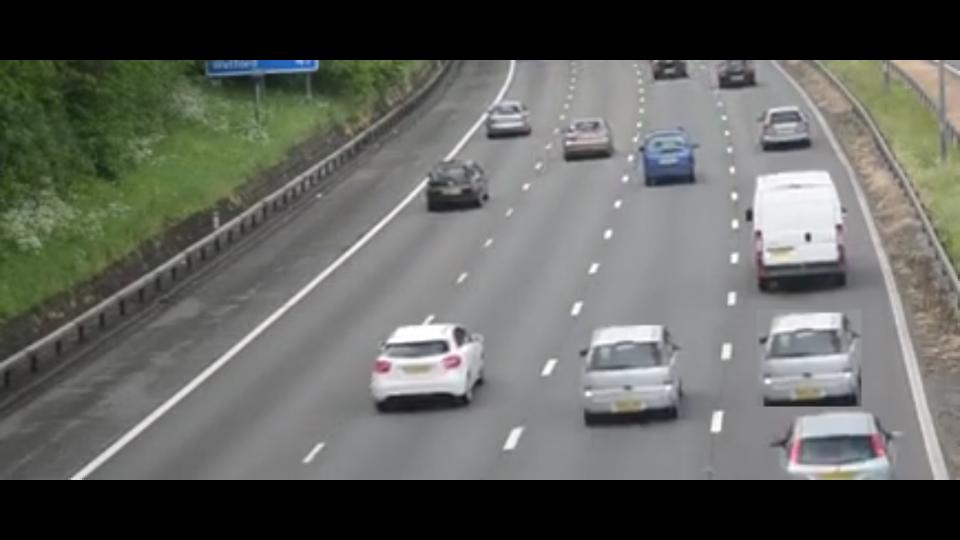
#> input picture Side_4+1.png, 1920 x 1080 px, given in place of Side_4.png, which was not available (shown at 1/2 size)
$ python Basic_processing_tech_final_code.py
#> lines starting #> are read from the running program, lines starting #| are printed output that depends on the picture; after the words box and inside, x2 and y2 are one past the last pixel; in counts of white or black regions, pixels touching at a corner belong together; pictures that were not available may be replaced by others from this repository, and a replacement may not be noted
# -*- coding: utf-8 -*-
"""
Created on Mon Jul  1 03:16:49 2019

@author: Baazigar
"""

import cv2
import numpy as np
import imutils

def main():
    path = "C:\\Users\\Baazigar\\Desktop\\Images for project\\"
    imgpath1 =  path + "Side_4.png"
    imgpath2 =  path + "Side_4+9.png"
    print (imgpath2)
    img1 = cv2.imread(imgpath1, 1)
#> img1 is the input picture: shape (1080, 1920, 3); mean B, G, R 95.1, 99.9, 97.8
    img2 = cv2.imread(imgpath2, 1)
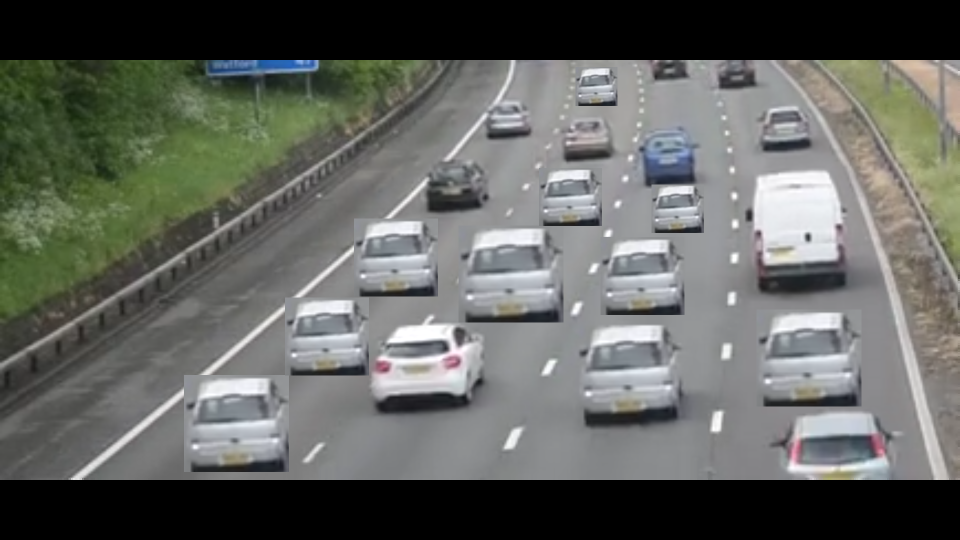
#> input picture Side_4+9.png, 1920 x 1080 px, found by its file name (shown at 1/2 size)
#> img2 is the input picture: shape (1080, 1920, 3); mean B, G, R 96.4, 100.9, 98.6
    img1 = cv2.resize(img1,(512,512))
#> img1: shape (512, 512, 3)
    img2 = cv2.resize(img2,(512,512))
#> img2: shape (512, 512, 3)

    cv2.imshow("cars",img2)
    cv2.waitKey(0)

    img1 = cv2.cvtColor(img1, cv2.COLOR_BGR2GRAY)
#> img1: shape (512, 512)
    img2 = cv2.cvtColor(img2, cv2.COLOR_BGR2GRAY)
#> img2: shape (512, 512)
    cv2.imshow("ref",img1)
    cv2.waitKey(0)
    cv2.imshow("cars",img2)
    cv2.waitKey(0)

    img1 = cv2.GaussianBlur(img1,(7,7),0) #removes gaussian noise
    img2 = cv2.GaussianBlur(img2,(7,7),0)
    cv2.imshow("ref",img1)
    cv2.waitKey(0)
    cv2.imshow("cars",img2)
    cv2.waitKey(0)

    img1 = cv2.medianBlur(img1,3)
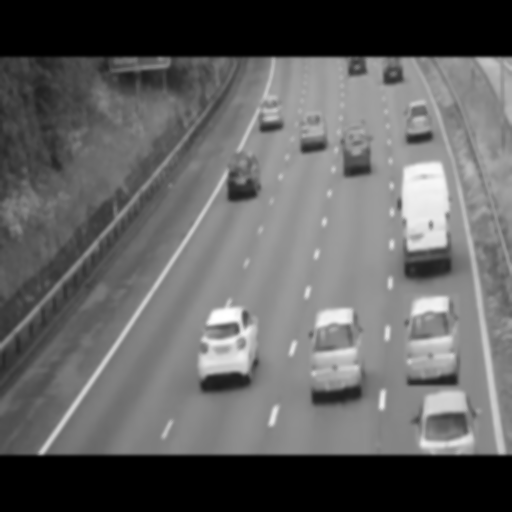
#> img1: shape (512, 512); min 0, max 255, mean 98.6
    img2 = cv2.medianBlur(img2,3)#removes salt and pepper noise
    cv2.imshow("ref",img1)
    cv2.waitKey(0)
    cv2.imshow("cars",img2)
    cv2.waitKey(0)

    img1 = cv2.Canny(img1,30,150,L2gradient = True) #canny edge detection
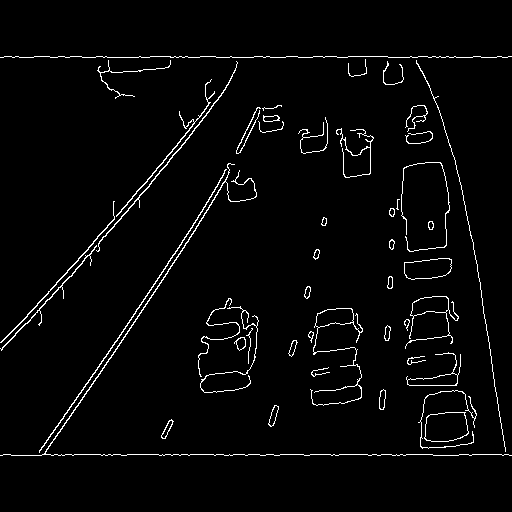
#> img1: shape (512, 512); 2.8% white in thin lines or dots, all inside (x1, y1, x2, y2) = (0, 56, 512, 456)
    img2 = cv2.Canny(img2,30,150,L2gradient = True)
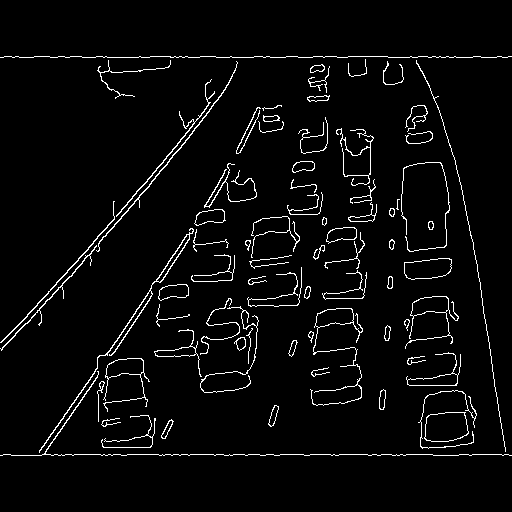
#> img2: shape (512, 512); 3.8% white in thin lines or dots, all inside (x1, y1, x2, y2) = (0, 56, 512, 456)

    cv2.imshow("ref",img1)
    cv2.waitKey(0)
    cv2.imshow("cars",img2)
    cv2.waitKey(0)
    #trying dialation

    kernel = np.ones((3,3),np.uint8)
    img1 = cv2.dilate(img1,kernel,iterations = 3)
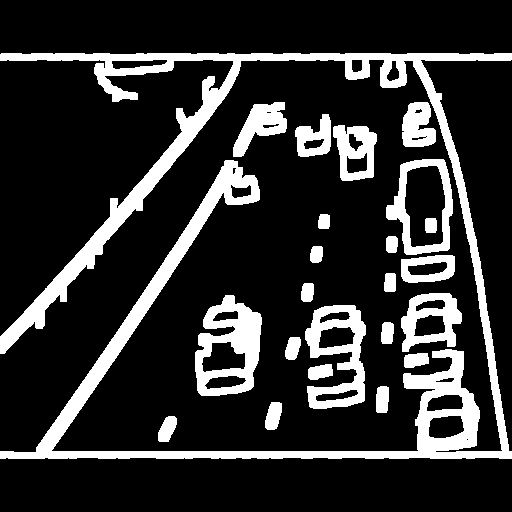
#> img1: shape (512, 512); 18.6% white; 23 white regions, largest, box (x1, y1, x2, y2) and area: (0, 53, 512, 459) 28586, (195, 295, 262, 396) 3693, (305, 305, 366, 409) 3162
    cv2.imshow("ref",img1)
    cv2.waitKey(0)
    img2 = cv2.dilate(img2,kernel,iterations = 3)
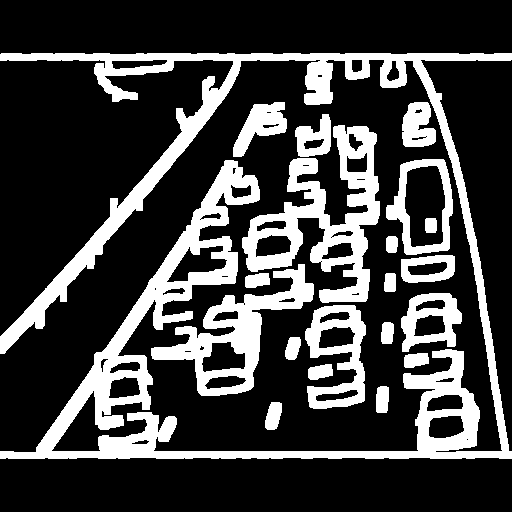
#> img2: shape (512, 512); 25.1% white; 20 white regions, largest, box (x1, y1, x2, y2) and area: (0, 53, 512, 459) 36232, (242, 125, 380, 303) 8982, (151, 264, 314, 396) 6127
    cv2.imshow("cars",img2)
    cv2.waitKey(0)

    res = cv2.absdiff(img1, img2)
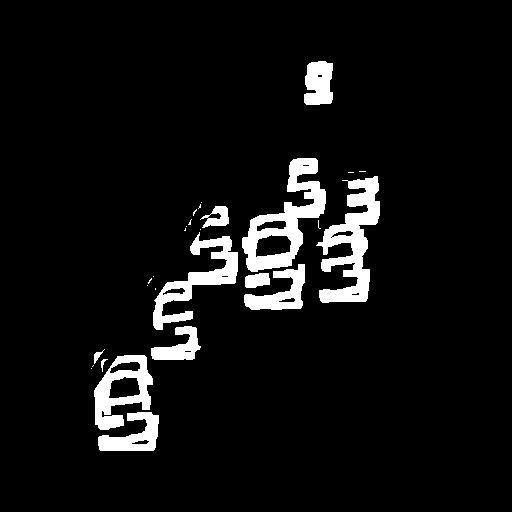
#> res: shape (512, 512); 6.5% white; 28 white regions (16 under 20 px), largest, box (x1, y1, x2, y2) and area: (316, 176, 380, 303) 3597, (242, 158, 326, 272) 3529, (153, 232, 238, 330) 2482
    cv2.imshow("rem",res)
    cv2.waitKey(0)
#--- convert the result to integer type ---
    res = res.astype(np.uint8)

#--- find percentage difference based on number of pixels that are not zero ---
    percentage = (np.count_nonzero(res) * 100)/ res.size
#> percentage = 6.53
    print (int(percentage*(10/8.304977416992188))+11)
#| 18

'''

    cnts_1 = cv2.findContours(img1.copy(),cv2.RETR_EXTERNAL,cv2.CHAIN_APPROX_SIMPLE)
    cnts_1 = imutils.grab_contours(cnts_1)
    output_1 = img1.copy()
    for c in cnts_1:
        cv2.drawContours(output_1,[c],-1,(120,120,120),5)
        cv2.imshow("vs",output_1)
        cv2.waitKey(0)
    print (len(cnts_1))

    cnts_2 = cv2.findContours(img2.copy(),cv2.RETR_EXTERNAL,cv2.CHAIN_APPROX_SIMPLE)
    cnts_2 = imutils.grab_contours(cnts_2)
    cnts_2 = sorted(cnts_2, key=cv2.contourArea, reverse=True)[:9]

    output_2 = img2.copy()
    for c in cnts_2:
        cv2.drawContours(output_2,[c],-1,(120,120,120),5)
        cv2.imshow("vs",output_2)
        cv2.waitKey(0)

    print (len(cnts_2))

'''
if __name__ == "__main__":
    main()
